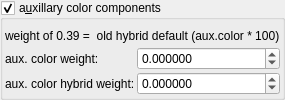
                 <widget class="MyGroupBox" name="groupCheck_fractal_coloring_aux_color_false">
                  <property name="toolTip">
                   <string>&lt;html&gt;&lt;head/&gt;&lt;body&gt;&lt;p&gt;These components collect and update data with every iteration. &lt;/p&gt;&lt;p&gt;aux.color is what collects theXYZplane and radius components, as in the original Mandelbox UI: Coloring Parameters.&lt;/p&gt;&lt;p&gt;aux.colorHybrid is the input from some experimental color Transforms.&lt;/p&gt;&lt;/body&gt;&lt;/html&gt;</string>
                  </property>
                  <property name="title">
                   <string>a&amp;uxillary color components</string>
                  </property>
                  <property name="checkable">
                   <bool>true</bool>
                  </property>
                  <layout class="QVBoxLayout" name="verticalLayout_43" stretch="0,0">
                   <property name="spacing">
                    <number>2</number>
                   </property>
                   <property name="leftMargin">
                    <number>2</number>
                   </property>
                   <property name="topMargin">
                    <number>6</number>
                   </property>
                   <property name="rightMargin">
                    <number>2</number>
                   </property>
                   <property name="bottomMargin">
                    <number>2</number>
                   </property>
                   <item>
                    <widget class="QLabel" name="label_83">
                     <property name="font">
                      <font>
                       <weight>50</weight>
                       <bold>false</bold>
                      </font>
                     </property>
                     <property name="text">
                      <string>weight of 0.39 =  old hybrid default (aux.color * 100)</string>
                     </property>
                    </widget>
                   </item>
                   <item>
                    <layout class="QGridLayout" name="gridLayout_24" columnstretch="0,1">
                     <property name="spacing">
                      <number>2</number>
                     </property>
                     <item row="0" column="0">
                      <widget class="QLabel" name="label_58">
                       <property name="font">
                        <font>
                         <weight>50</weight>
                         <bold>false</bold>
                        </font>
                       </property>
                       <property name="text">
                        <string>aux. color weight:</string>
                       </property>
                      </widget>
                     </item>
                     <item row="0" column="1">
                      <widget class="MyDoubleSpinBox" name="spinbox_fractal_coloring_aux_color_weight">
                       <property name="sizePolicy">
                        <sizepolicy hsizetype="Minimum" vsizetype="Maximum">
                         <horstretch>0</horstretch>
                         <verstretch>0</verstretch>
                        </sizepolicy>
                       </property>
                       <property name="toolTip">
                        <string>&lt;html&gt;&lt;head/&gt;&lt;body&gt;&lt;p&gt;Use with fractals that have aux.color components. aux.color must be enabled on the formula UI.&lt;/p&gt;&lt;p&gt;These functions update a running colorValue total, every iteration (may result in localized cuts in the color)&lt;/p&gt;&lt;/body&gt;&lt;/html&gt;</string>
                       </property>
                       <property name="prefix">
                        <string/>
                       </property>
                       <property name="suffix">
                        <string/>
                       </property>
                       <property name="decimals">
                        <number>6</number>
                       </property>
                       <property name="minimum">
                        <double>-9999.999900000000707</double>
                       </property>
                       <property name="maximum">
                        <double>9999.999900000000707</double>
                       </property>
                       <property name="singleStep">
                        <double>0.100000000000000</double>
                       </property>
                      </widget>
                     </item>
                     <item row="1" column="0">
                      <widget class="QLabel" name="label_59">
                       <property name="font">
                        <font>
                         <weight>50</weight>
                         <bold>false</bold>
                        </font>
                       </property>
                       <property name="text">
                        <string>aux. color hybrid weight:</string>
                       </property>
                      </widget>
                     </item>
                     <item row="1" column="1">
                      <widget class="MyDoubleSpinBox" name="spinbox_fractal_coloring_aux_color_hybrid_weight">
                       <property name="sizePolicy">
                        <sizepolicy hsizetype="Minimum" vsizetype="Maximum">
                         <horstretch>0</horstretch>
                         <verstretch>0</verstretch>
                        </sizepolicy>
                       </property>
                       <property name="toolTip">
                        <string>&lt;html&gt;&lt;head/&gt;&lt;body&gt;&lt;p&gt;For BETA transforms: trans_hybrid_color &amp;amp; trans_hybrid_color2.&lt;/p&gt;&lt;p&gt;Parameter controls weight of aux.colorHybrid values.&lt;/p&gt;&lt;p&gt;Assume these functions may not be backwards compatible in later releases.&lt;/p&gt;&lt;/body&gt;&lt;/html&gt;</string>
                       </property>
                       <property name="prefix">
                        <string/>
                       </property>
                       <property name="suffix">
                        <string/>
                       </property>
                       <property name="decimals">
                        <number>6</number>
                       </property>
                       <property name="minimum">
                        <double>-9999.999900000000707</double>
                       </property>
                       <property name="maximum">
                        <double>9999.999900000000707</double>
                       </property>
                       <property name="singleStep">
                        <double>0.100000000000000</double>
                       </property>
                      </widget>
                     </item>
                    </layout>
                   </item>
                  </layout>
                 </widget>
